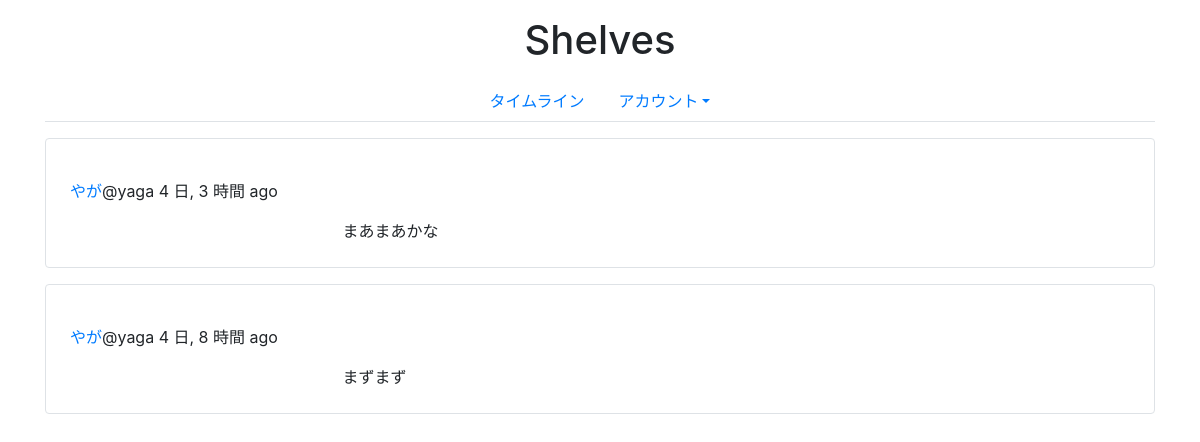
The page /shelves/ on the database as committed earlier.
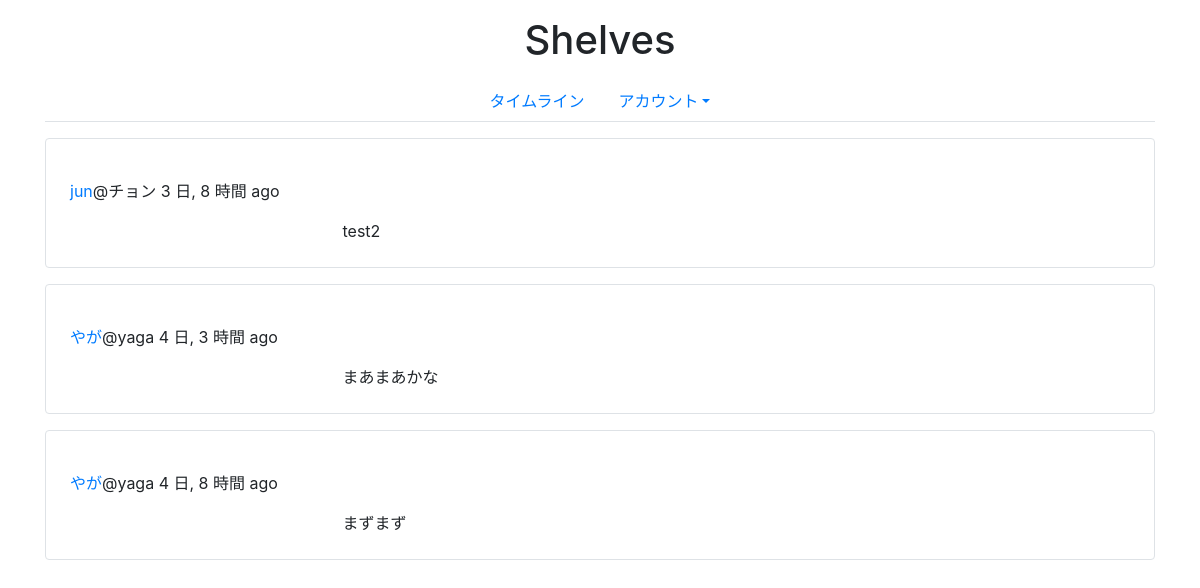
The same page on the database as committed later.
### shelves/models.py (models this page shows)
class Post(models.Model):
    created_by = models.ForeignKey(
        settings.AUTH_USER_MODEL,
        on_delete=models.CASCADE,
    )
    title = models.CharField(verbose_name='タイトル', max_length=256)
    comment = models.TextField('コメント',max_length=400)
    created_at = models.DateTimeField(_('created at'), auto_now_add=True)

class AppUser(AbstractBaseUser, PermissionsMixin):
    username=models.CharField(_('username'), max_length=20, unique=True, primary_key=True, db_index=True)
    email = models.EmailField(_('email address'))
    displayname = models.CharField('表示名', max_length=20)
    is_staff = models.BooleanField(
        _('staff status'),
        default=False,
        help_text=_(
            'Designates whether the user can log into this admin site.'),
    )
    is_active = models.BooleanField(
        _('active'),
        default=True,
        help_text=_(
            'Designates whether this user should be treated as active. '
            'Unselect this instead of deleting accounts.'
        ),
    )
    date_joined = models.DateTimeField(_('date joined'), default=timezone.now)
    objects = AppUserManager()
    USERNAME_FIELD = 'username'
    EMAIL_FIELD = 'email'
    REQUIRED_FIELDS = ['email']

### shelves/views.py (the view)
# urls.py: path('', views.IndexView.as_view(), name='index'),
class IndexView(generic.ListView):
    template_name = 'shelves/index.html'
    context_object_name = 'posted_list'
    def get_queryset(self):
        return Post.objects.order_by('-created_at')

### shelves/templates/shelves/index.html (shortened to what this page needs)
{% extends "shelves/base.html" %}
{% load staticfiles%}
{% load humanize %}
{% block content %}
{% for post in posted_list %}
<p>
    <div class="border border-muted rounded p-4">
        <p><a href="profile/{{ post.created_by.username }}">{{ post.created_by.displayname }}</a>@{{ post.created_by.username }} {{ post.created_at | naturaltime}}</p>
        <div class="row">
            <div class="col-sm-3" id=app><img :src=info.data.items[0].volumeInfo.imageLinks.thumbnail></div>
            <div class="col-sm-8 text-wrap">{{ post.comment | linebreaksbr }}</div>
        </div>
    </div>
</p>
{% empty %}
<p>投稿がありません</p>
{% endfor %}
{% endblock %}

### shelves/templates/shelves/base.html (shortened to what this page needs)
{% load i18n static %}
<!DOCTYPE html>{% get_current_language as LANGUAGE_CODE %}
<html lang="{{ LANGUAGE_CODE|default:"en-us" }}">
<head>
<link rel="stylesheet" href="{% static 'shelves/css/bootstrap.min.css' %}">
</head>
<body>
  <div class="container">
    <p>
      <div class="text-center">
        <h1>Shelves</h1>
      </div>
    </p>
    <ul class="nav nav-tabs justify-content-center">
        <li class="nav-item">
            <a class="nav-link" href="{% url 'shelves:index' %}">タイムライン</a>
        </li>
        <li class="nav-item dropdown">
            <a class="nav-link dropdown-toggle" data-toggle="dropdown" href="#" role="button" aria-haspopup="true" aria-expanded="false">アカウント</a>
          </li>
    </ul>
    {% block content %}{% endblock %}
  </div>
</body>
</html>

Rows that differ between the two databases and show on the page:
added Post: created_by.displayname "jun", created_by.username "チョン", created_at "3 日, 8 時間 ago", comment "test2"
